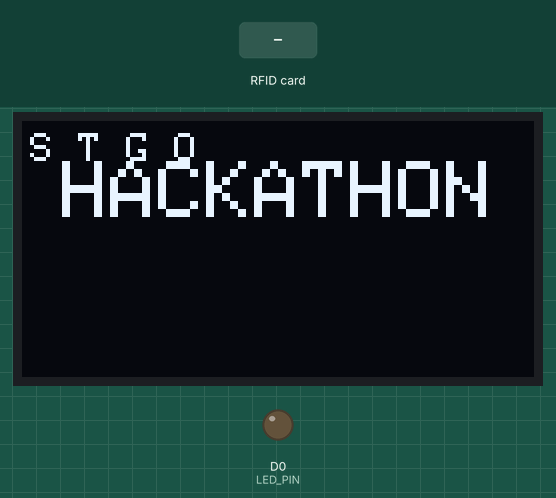
This sketch was run on a simulated ESP8266 (NodeMCU). Parts: 128×64 one-colour display, output pins drawn as LEDs (lit = HIGH). Inputs (shaded band) come from the test bench. WiFi joins after 1.5 s; servers stay silent unless stated; web services answer with replies made up by the test bench; what the sketch prints to the serial monitor is not drawn.

Above: at 2.2 s.
At 5.3 s:
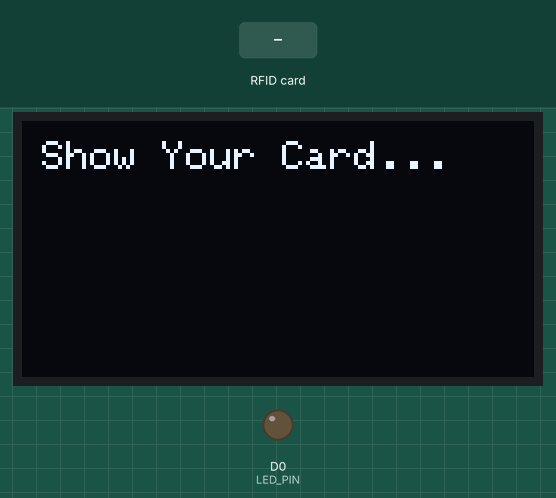
5.4 s: RFID card C9 2D 2F 24 held to the reader
At 6.3 s:
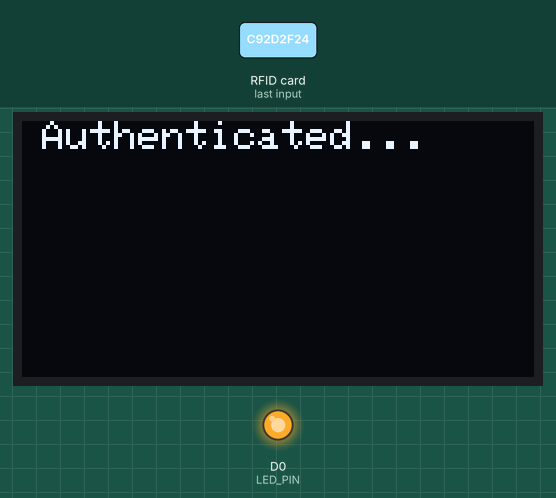
8.4 s: RFID card 5E 7A 19 C4 held to the reader
At 8.8 s:
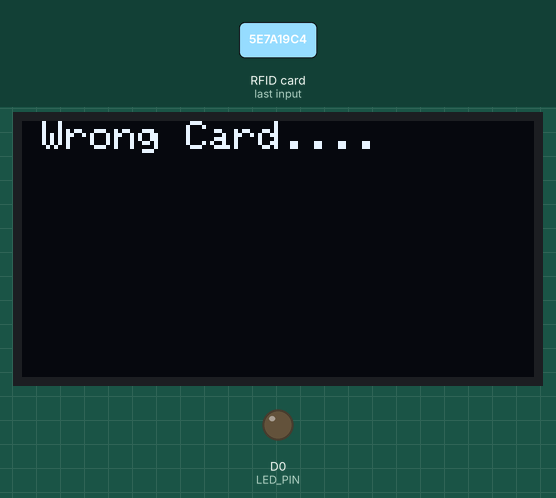
11.4 s: RFID card E7 47 63 63 held to the reader
At 14.2 s:
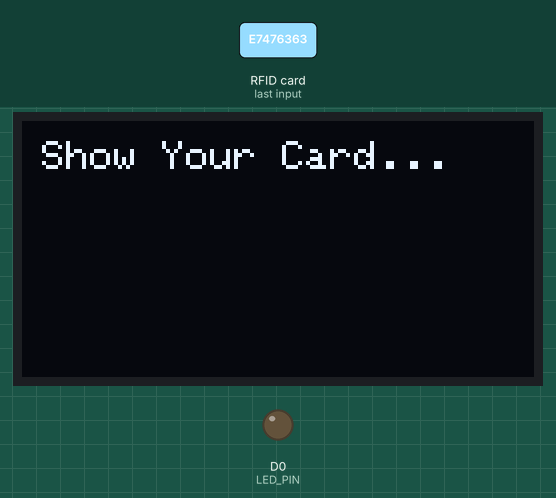
Timing chart, 0 to 15.7 s (numbered marks = the images above; inputs shaded):
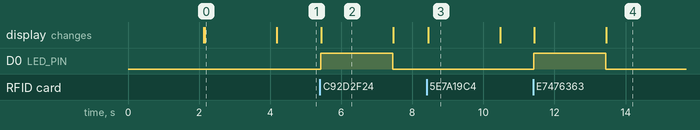

The sketch:

PushSensorDataToCloud.ino
```cpp
#include <Adafruit_SSD1306.h>
#include <SPI.h>
#include <MFRC522.h>
#include <ESP8266WiFi.h>
#include <ESP8266HTTPClient.h>

/*
 * Typical pin layout used:
 * ----------------------------------------------
 *             MFRC522      Arduino       NodeMCU
 *             Reader/PCD   Uno/101
 * Signal      Pin          Pin           Pin
 * ----------------------------------------------
 * RST/Reset   RST          9             D3
 * SPI SS      SDA(SS)      10            D4
 * SPI MOSI    MOSI         11 / ICSP-4   D7
 * SPI MISO    MISO         12 / ICSP-1   D6
 * SPI SCK     SCK          13 / ICSP-3   D5
 */

#define LED_PIN         D0
#define RST_PIN         D3          // Configurable, see typical pin layout above
#define SS_PIN          D4         // Configurable, see typical pin layout above
MFRC522 mfrc522(SS_PIN, RST_PIN);  // Create MFRC522 instance

Adafruit_SSD1306 display = Adafruit_SSD1306();

// WiFi credentials.
// Set password to "" for open networks.
const char* ssid = "---YOUR-WIFI-NETWORK-NAME---";
const char* password = "---YOUR-WIFI-PASSWORD---";
const char* KEY_thinkspeak = "---THINKSPEAK-WRITE-KEY--- ";

void setup()
{
  Serial.begin(9600);// For nodemcu

  // Setting Led Pin Mode
  pinMode(LED_PIN,OUTPUT);

  //Begin: Setup for WIFI
   WiFi.begin(ssid, password);
   while (WiFi.status() != WL_CONNECTED) {
    delay(1000);
    Serial.print("Connecting..\n");
  }
  Serial.print("Connected..\n");
  //End : Setup for WIFI

   //Begin: Initialization RFID Reader
  while (!Serial);    // Do nothing if no serial port is opened (added for Arduinos based on ATMEGA32U4)
  SPI.begin();      // Init SPI bus
  mfrc522.PCD_Init();   // Init MFRC522
  delay(4);       // Optional delay. Some board do need more time after init to be ready, see Readme
  mfrc522.PCD_DumpVersionToSerial();  // Show details of PCD - MFRC522 Card Reader details
  Serial.println(F("Scan PICC to see UID, SAK, type, and data blocks..."));
  // End: Initialization RFID Reader

  // Begin: Screen Initialization Code
  display.begin(SSD1306_SWITCHCAPVCC, 0x3C);
  display.clearDisplay();
  display.setTextSize(1);
  display.setTextColor(WHITE);
  display.setCursor(2, 3);
  display.print("S T G O");
  display.display();
  display.setCursor(10, 10);
  display.setTextSize(2);
  display.print("HACKATHON");
  display.display();
  delay(2000);

  display.clearDisplay();
   display.setTextSize(1);
  display.setCursor(5,5);

  display.print("Show Your Card...");
  display.display();
  // End: Screen Initialization Code


}
void loop()
{
    if ( ! mfrc522.PICC_IsNewCardPresent())
  {
    return;
  }

  // Select one of the cards
  if ( ! mfrc522.PICC_ReadCardSerial())
  {
    return;
  }
    //Show UID on serial monitor
  Serial.print("UID tag :");
  String content= "";
  String name="";
  byte letter;
  for (byte i = 0; i < mfrc522.uid.size; i++)
  {
     Serial.print(mfrc522.uid.uidByte[i] < 0x10 ? " 0" : " ");
     Serial.print(mfrc522.uid.uidByte[i], HEX);
     content.concat(String(mfrc522.uid.uidByte[i] < 0x10 ? " 0" : " "));
     content.concat(String(mfrc522.uid.uidByte[i], HEX));
  }
  Serial.println();
  Serial.print("Message : ");
  content.toUpperCase();
  if (content.substring(1) == "C9 2D 2F 24" || content.substring(1) == "E7 47 63 63")
  {   digitalWrite(LED_PIN, HIGH);
      if (content.substring(1) == "C9 2D 2F 24") {
      name="Bhupendra Negi"  ;
      } else {
        name="Employee X";
      }
      Serial.println("Authorized employee");
      Serial.println();
      display.clearDisplay();
      display.setCursor(5,0);
      display.print("Authenticated...");
      display.display();
      delay(2000);
      reset_display();
      // push data to IOT cloud
       if (WiFi.status() == WL_CONNECTED) { //Check WiFi connection state
      pushToCloud(content.substring(1),name);
      } else  {
        Serial.println("Trouble connecting to Internet....");
      }
  }
  else {
      Serial.println("Wrong Card....");
      Serial.println();
      display.clearDisplay();
      display.setCursor(5,0);
      display.print("Wrong Card....");
      display.display();
      delay(2000);
      reset_display();
  }

}

void reset_display() {
  display.clearDisplay();
  display.setCursor(5,5);
  display.print("Show Your Card...");
  digitalWrite(LED_PIN, LOW);
  display.display();
}

void pushToCloud(String card, String name) {
       // update data to field
     HTTPClient http;  //Declare an object of class HTTPClient
    Serial.println("Card value pushed:");
    Serial.println(card);
     http.begin((String)"http://api.thingspeak.com/update?api_key="+KEY_thinkspeak+"&field1="+card+"&field2="+name+"&field3=Veg");
    int httpCode = http.GET();                                                                  //Send the request
    Serial.println("HTTP CODE :");
    Serial.print(httpCode);
    if (httpCode > 0) { //Check the returning code
      Serial.println("http code > 0");
      String payload = http.getString();   //Get the request response payload
      Serial.println(payload);                  //Print the response payload
    }
    http.end();   //Close connection

 }
```

Measured:
- after the input at 5.4 s, D0 (LED_PIN): LOW → HIGH at once, → LOW 2.0 s later; the display: changes at once (image 2)
- after the input at 8.4 s, the display: changes after 0.05 s (image 3)
- after the input at 11.4 s, D0 (LED_PIN): LOW → HIGH at once, → LOW 2.0 s later; the display: first changes at once (image 4 shows a later state)
- what the display in image 0 shows lasts 2.0 s, from 2.2 s to 4.2 s
